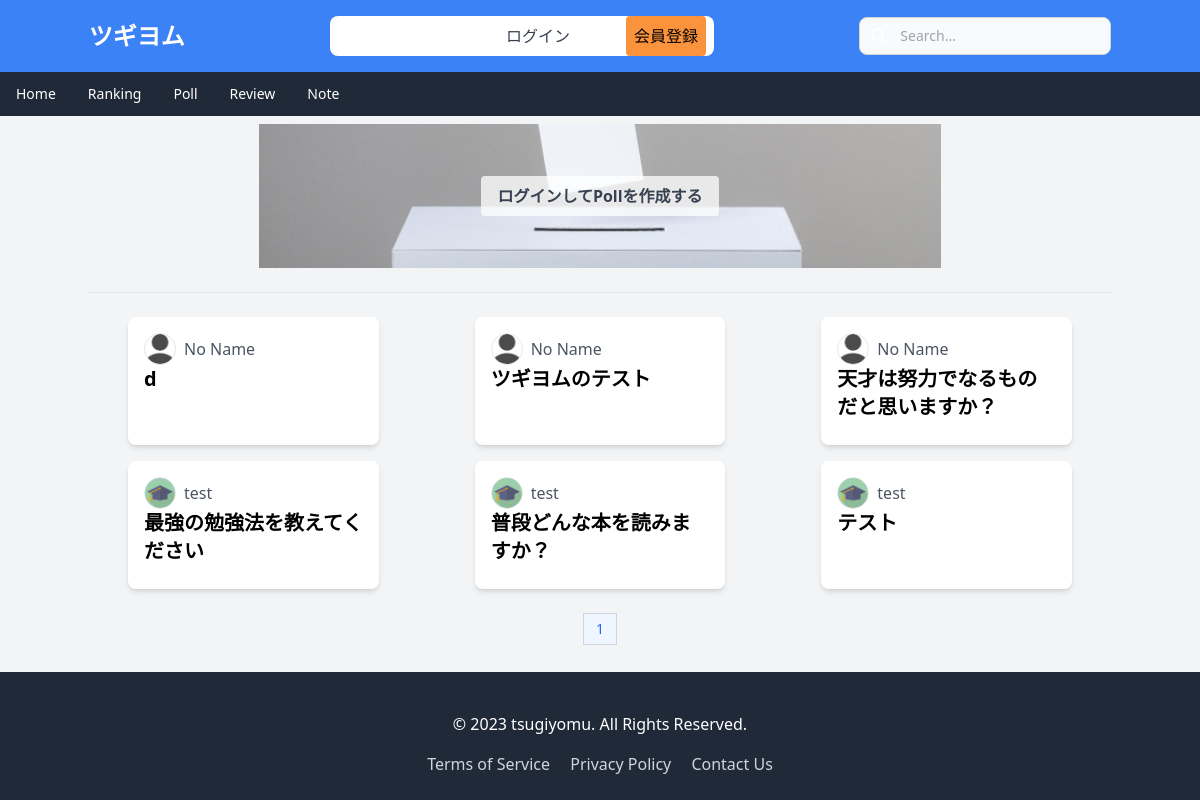
/poll/, run on an earlier commit of the app's database.
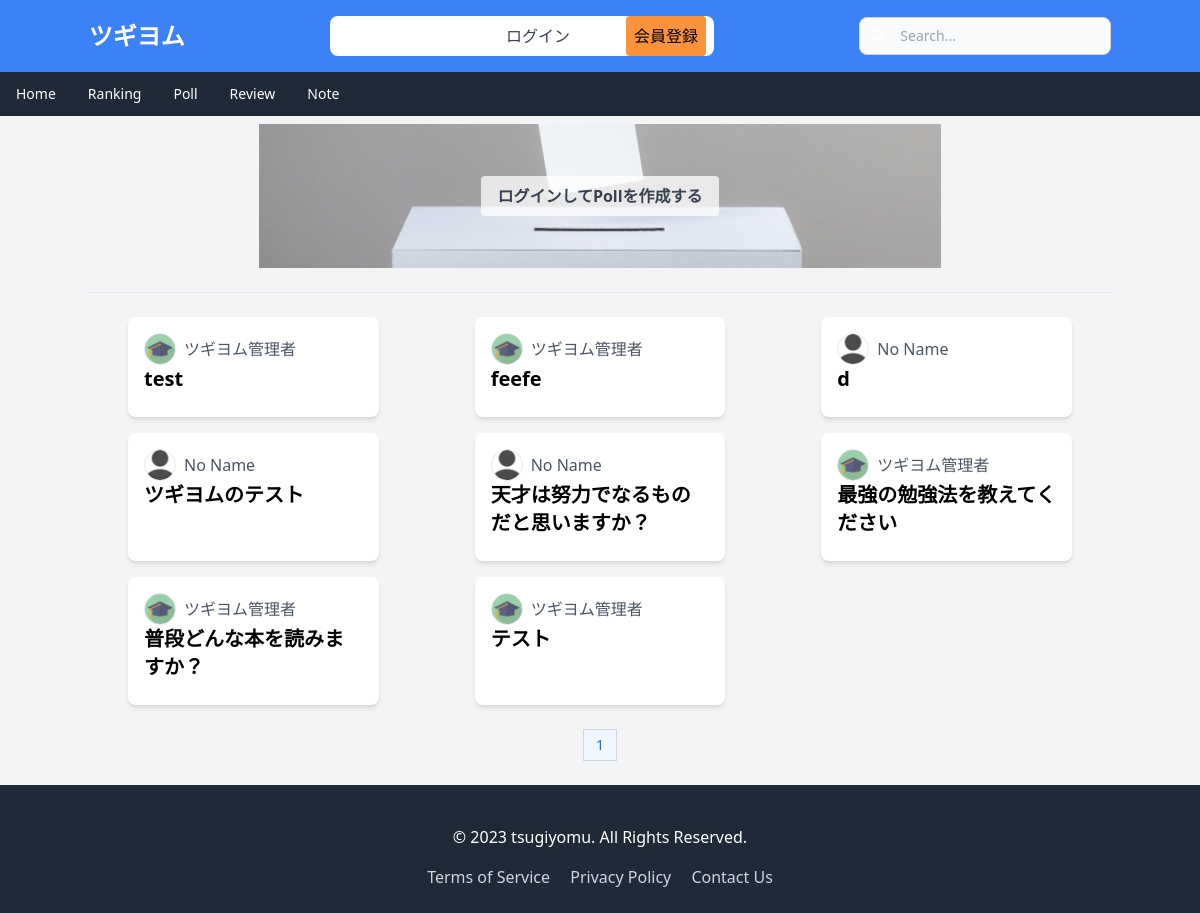
And on a later commit of the database.
### api/models.py (models this page shows, shortened)
class Poll(models.Model):
    creator = models.ForeignKey(Profile, on_delete=models.CASCADE, related_name='created_polls')
    question = models.CharField(max_length=255)
    created_at = models.DateTimeField(auto_now_add=True)
    content = models.TextField(default="")

class Profile(models.Model):
    user = models.OneToOneField(User, on_delete=models.CASCADE)
    name = models.CharField(max_length=255)
    bio = models.TextField()
    image = models.ImageField(upload_to='profile_images/', default='default.png')
    def __str__(self):
      return self.name

### poll/views.py (the view)
# urls.py: path('', poll_list, name='poll'),
def poll_list(request):
    polls = Poll.objects.all().order_by('-created_at')
    paginator = Paginator(polls, 20)
    page_number = request.GET.get('page', 1)
    onEachSide = 3
    onEnds = 2
    try:
            poll_page = paginator.page(page_number)
    except PageNotAnInteger:
            poll_page = paginator.page(1)
    except EmptyPage:
            poll_page = paginator.page(paginator.num_pages)
    page_range = paginator.get_elided_page_range(number=page_number, on_each_side=onEachSide, on_ends=onEnds)
    context = {
        'polls': poll_page,
        'page_range': page_range,
    }
    return render(request, 'poll_list.html', context)

### poll/templates/poll_list.html (shortened to what this page needs)
{% extends 'base.html' %}
{% load static %}
{% block content %}
<div class="container mx-auto mt-2">
  <div class="relative">
    <img class="hidden md:block w-2/3 h-auto mx-auto" src="{% static 'images/vote.sp.jpg' %}" alt="">
    {% if request.user.is_authenticated %}
    <a href="{% url 'create_poll' %}" class="absolute top-0 left-0 w-full h-full flex items-center justify-center">
      <span class="bg-white bg-opacity-75 py-2 px-4 rounded text-gray-700 font-bold">Pollを作成する</span>
    </a>
    {% else %}
    <a href="{% url 'create_poll' %}" class="absolute top-0 left-0 w-full h-full flex items-center justify-center">
      <span class="bg-white bg-opacity-75 py-2 px-4 rounded text-gray-700 font-bold">ログインしてPollを作成する</span>
    </a>
    {% endif %}
</div>
  <br>
  <hr>
  <br>
  <div class="grid grid-cols-1 md:grid-cols-2 lg:grid-cols-3 gap-4">
      {% for poll in polls %}
          <a href="{% url 'poll_vote' poll.id %}" class="bg-white rounded-lg shadow-md overflow-hidden hover:bg-gray-100 mx-10">
              <div class="p-4">
                <div class="flex items-center">
                  <img src="{{ poll.creator.image.url }}" alt="Profile Image" class="w-8 h-8   object-cover border rounded-full ">
                  <p class="pl-2 text-gray-600">{{ poll.creator }}</p>
                </div>
                  <h2 class="text-xl font-bold mb-2">{{ poll.question }}</h2>
              </div>
          </a>
      {% empty %}
          <p>利用可能な投票はありません。</p>
      {% endfor %}
  </div>
</div>
<br>
  <nav class="flex justify-center">
    <ul class="inline-flex -space-x-px text-sm">
      {% for num in page_range %}
      <li>
        {% if polls.number == num %}
        <a href="#" aria-current="page" class="flex items-center justify-center px-3 h-8 text-blue-600 border border-gray-300 bg-blue-50 hover:bg-blue-100 hover:text-blue-700 dark:border-gray-700 dark:bg-gray-700 dark:text-white">{{ num }}</a>
        {% else %}
        <a href="page={{ num }}" class="flex items-center justify-center px-3 h-8 leading-tight text-gray-500 bg-white border border-gray-300 hover:bg-gray-100 hover:text-gray-700 dark:bg-gray-800 dark:border-gray-700 dark:text-gray-400 dark:hover:bg-gray-700 dark:hover:text-white">{{ num }}</a>
        {% endif %}
      </li>
      {% endfor %}
    </ul>
  </nav>
  <br>
{% endblock %}

What changed in the data, as far as the page shows it:
added Poll: creator.image (picture), creator "ツギヨム管理者", question "test"
added Poll: creator.image (picture), creator "ツギヨム管理者", question "feefe"
changed through a linked row, Poll "最強の勉強法を教えてください": creator "test" → "ツギヨム管理者"
changed through a linked row, Poll "普段どんな本を読みますか？": creator "test" → "ツギヨム管理者"
changed through a linked row, Poll "テスト": creator "test" → "ツギヨム管理者"
